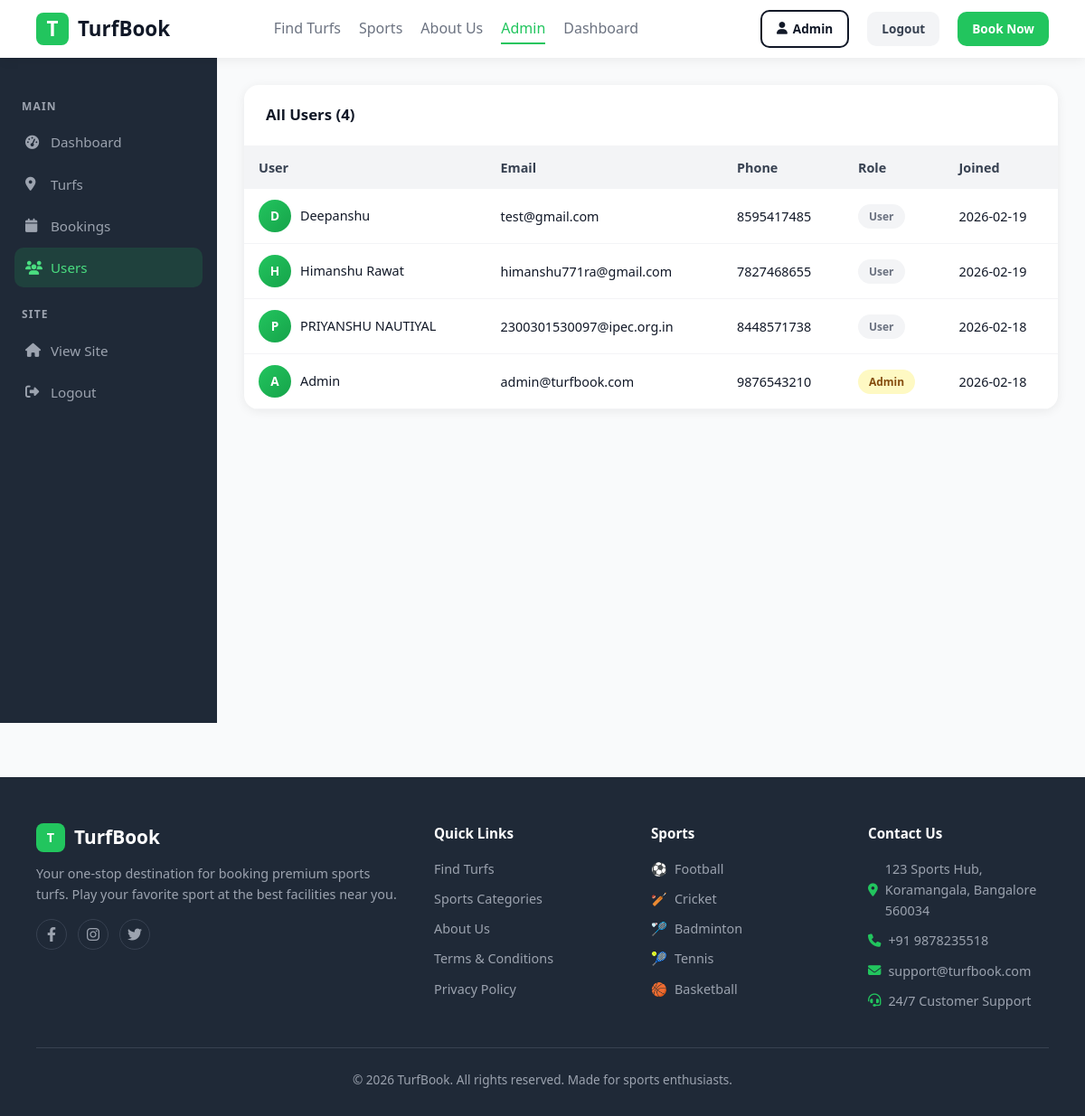
/admin/users (signed in), run on an earlier commit of the app's database.
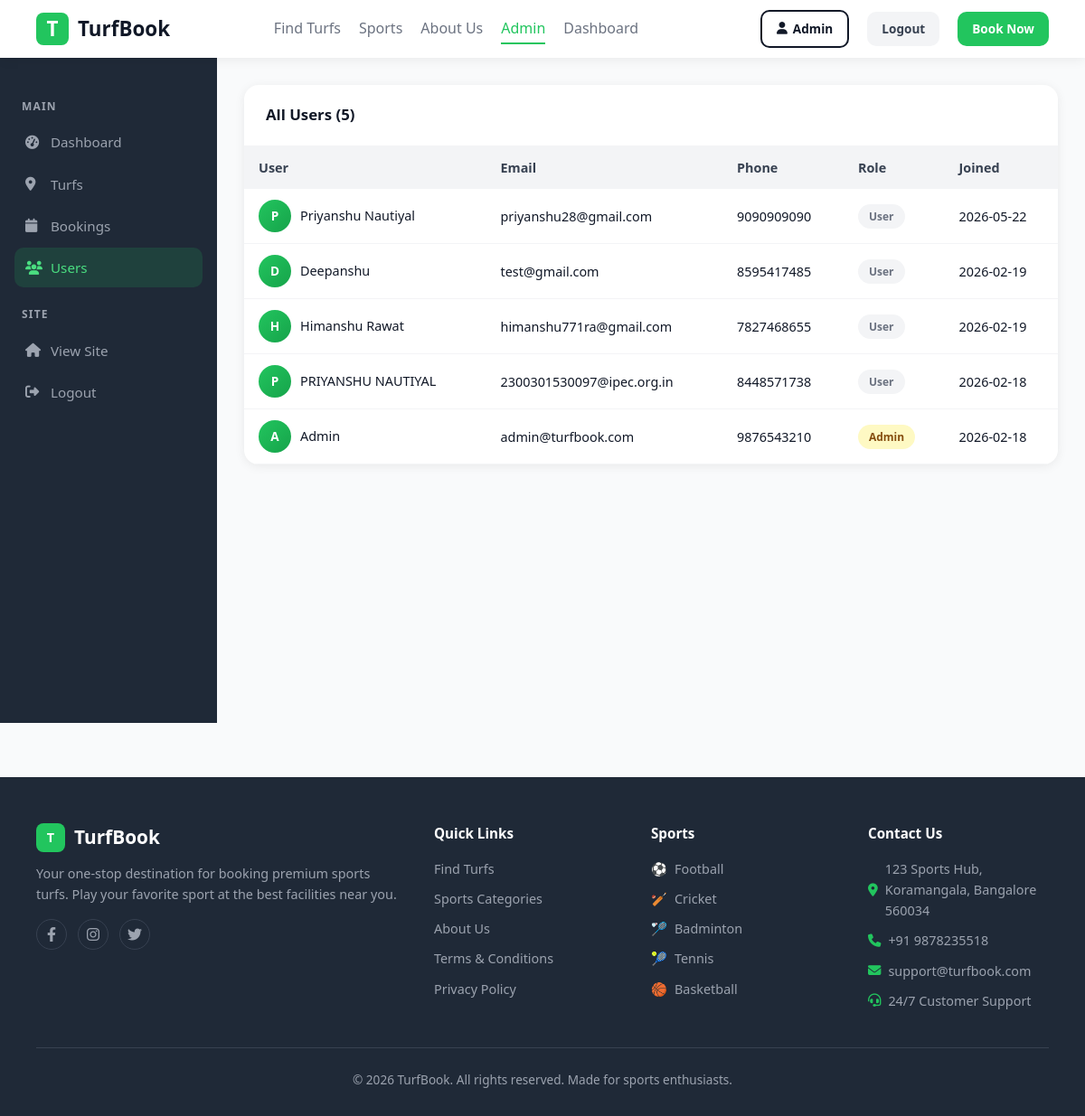
And on a later commit of the database.
### tables this page shows
CREATE TABLE users (
            id INTEGER PRIMARY KEY AUTOINCREMENT,
            name TEXT NOT NULL,
            email TEXT UNIQUE NOT NULL,
            phone TEXT,
            password TEXT NOT NULL,
            role TEXT DEFAULT 'user',
            created_at TEXT DEFAULT CURRENT_TIMESTAMP
        );

### app.py (the view)
@app.route('/admin/users')
@login_required
@admin_required
def admin_users():
    conn = get_db()
    users = conn.execute("SELECT * FROM users ORDER BY id DESC").fetchall()
    conn.close()
    return render_template('admin/users.html', users=users)

### app.py (called while the page is built)
def get_db():
    conn = sqlite3.connect(DB_PATH)
    conn.row_factory = sqlite3.Row
    return conn

def login_required(f):
    @wraps(f)
    def decorated(*args, **kwargs):
        if 'user_id' not in session:
            flash('Please login to continue.', 'warning')
            return redirect(url_for('login'))
        return f(*args, **kwargs)
    return decorated

def admin_required(f):
    @wraps(f)
    def decorated(*args, **kwargs):
        if session.get('role') != 'admin':
            flash('Admin access required.', 'danger')
            return redirect(url_for('index'))
        return f(*args, **kwargs)
    return decorated

### templates/admin/users.html (shortened to what this page needs)
{% extends 'base.html' %}
{% block content %}
<div class="admin-layout">
  <div class="admin-sidebar">
    <div class="admin-nav">
      <h3>Main</h3>
      <a href="/admin"><i class="fa fa-tachometer-alt"></i> Dashboard</a>
      <a href="/admin/turfs"><i class="fa fa-map-marker-alt"></i> Turfs</a>
      <a href="/admin/bookings"><i class="fa fa-calendar"></i> Bookings</a>
      <a href="/admin/users" class="active"><i class="fa fa-users"></i> Users</a>
      <h3>Site</h3>
      <a href="/"><i class="fa fa-home"></i> View Site</a>
      <a href="/logout"><i class="fa fa-sign-out-alt"></i> Logout</a>
    </div>
  </div>
  <div class="admin-content">
    <div class="table-card">
      <div class="table-card-header">
        <h3>All Users ({{ users|length }})</h3>
      </div>
      <table>
        <thead>
          <tr><th>User</th><th>Email</th><th>Phone</th><th>Role</th><th>Joined</th></tr>
        </thead>
        <tbody>
          {% for u in users %}
          <tr>
            <td style="display:flex; align-items:center; gap:10px;">
              <div class="avatar-sm">{{ u.name[0].upper() }}</div>
              {{ u.name }}
            </td>
            <td>{{ u.email }}</td>
            <td>{{ u.phone or '—' }}</td>
            <td><span class="badge {{ 'badge-yellow' if u.role == 'admin' else 'badge-gray' }}">{{ u.role.title() }}</span></td>
            <td>{{ u.created_at[:10] }}</td>
          </tr>
          {% endfor %}
        </tbody>
      </table>
    </div>
  </div>
</div>
{% endblock %}

### templates/base.html (shortened to what this page needs)
<!DOCTYPE html>
<html lang="en">
<head>
  <link href="https://cdnjs.cloudflare.com/ajax/libs/font-awesome/6.4.0/css/all.min.css" rel="stylesheet">
  <link href="{{ url_for('static', filename='css/style.css') }}" rel="stylesheet">
</head>
<body>
<nav>
  <a href="/" class="nav-logo">
    <div class="logo-icon">T</div>
    TurfBook
  </a>
  <a href="/find-turfs" {% if request.path == '/find-turfs' %}class="active"{% endif %}>Find Turfs</a>
  <a href="/sports">Sports</a>
  <a href="{{ url_for('about_us') }}">About Us</a>
  {% if session.get('role') == 'admin' %}
  <a href="/admin" {% if '/admin' in request.path %}class="active"{% endif %}>Admin</a>
  {% endif %}
  {% if session.get('user_id') %}
  <a href="/dashboard" {% if request.path == '/dashboard' %}class="active"{% endif %}>Dashboard</a>
  {% endif %}
  {% if session.get('user_id') %}
    <a href="/profile" class="btn btn-outline btn-sm">
      <i class="fa fa-user"></i> {{ session.get('user_name', '').split()[0] }}
    </a>
    <a href="/logout" class="btn btn-sm" style="background:#f3f4f6; color:#374151;">Logout</a>
  {% else %}
    <a href="/login" class="btn btn-outline btn-sm">Login</a>
    <a href="/register" class="btn btn-outline btn-sm">Register</a>
  {% endif %}
  <a href="/find-turfs" class="btn btn-green btn-sm">Book Now</a>
</nav>
{% block content %}{% endblock %}
<footer>
  <div class="footer-grid">
    <div class="footer-brand">
      <div class="logo"><div class="logo-icon">T</div> TurfBook</div>
      <p style="font-size:0.9rem;line-height:1.6;">Your one-stop destination for booking premium sports turfs. Play your favorite sport at the best facilities near you.</p>
      <div class="social-links">
        <a href="#"><i class="fab fa-facebook-f"></i></a>
        <a href="#"><i class="fab fa-instagram"></i></a>
        <a href="#"><i class="fab fa-twitter"></i></a>
      </div>
    </div>
    <div>
      <h4>Quick Links</h4>
      <ul>
        <li><a href="/find-turfs">Find Turfs</a></li>
        <li><a href="#">Sports Categories</a></li>
        <li><a href="#">About Us</a></li>
        <li><a href="#">Terms & Conditions</a></li>
        <li><a href="#">Privacy Policy</a></li>
      </ul>
    </div>
    <div>
      <h4>Sports</h4>
      <ul>
        <li>⚽ <a href="/find-turfs?sport=Football">Football</a></li>
        <li>🏏 <a href="/find-turfs?sport=Cricket">Cricket</a></li>
        <li>🏸 <a href="/find-turfs?sport=Badminton">Badminton</a></li>
        <li>🎾 <a href="/find-turfs?sport=Tennis">Tennis</a></li>
        <li>🏀 <a href="/find-turfs?sport=Basketball">Basketball</a></li>
      </ul>
    </div>
    <div>
      <h4>Contact Us</h4>
      <ul>
        <li><i class="fa fa-map-marker-alt" style="color:var(--green)"></i> 123 Sports Hub, Koramangala, Bangalore 560034</li>
        <li><i class="fa fa-phone" style="color:var(--green)"></i> +91 9878235518</li>
        <li><i class="fa fa-envelope" style="color:var(--green)"></i> support@turfbook.com</li>
        <li><i class="fa fa-headset" style="color:var(--green)"></i> 24/7 Customer Support</li>
      </ul>
    </div>
  </div>
  <div class="footer-bottom">
    <p>© 2026 TurfBook. All rights reserved. Made  for sports enthusiasts.</p>
  </div>
</footer>
</body>
</html>

### static/css/style.css (style rules this page uses)
:root { --green: #22c55e; --green-dark: #16a34a; --yellow: #f59e0b; --dark: #111827; --gray: #6b7280; --light: #f9fafb; --white: #fff; --red: #ef4444; --blue: #3b82f6; --border-radius: 10px; --shadow-sm: 0 2px 12px rgba(0,0,0,0.07); --shadow-md: 0 4px 20px rgba(0,0,0,0.08); --shadow-lg: 0 8px 30px rgba(0,0,0,0.12); --transition: all 0.3s ease; }
* { box-sizing: border-box; margin: 0; padding: 0; }
html, body { width: 100%; height: 100%; }
body { font-family: 'Segoe UI', Tahoma, Geneva, Verdana, sans-serif; color: var(--dark); background: var(--light); line-height: 1.6; }
a { text-decoration: none; color: inherit; transition: var(--transition); }
nav { background: var(--white); box-shadow: var(--shadow-sm); padding: 0 40px; display: flex; align-items: center; gap: 20px; position: sticky; top: 0; z-index: 1000; height: 64px; }
.nav-logo { display: flex; align-items: center; gap: 10px; font-size: 1.4rem; font-weight: 700; color: var(--dark); margin-right: auto; }
.nav-logo .logo-icon { background: var(--green); color: white; width: 36px; height: 36px; border-radius: 8px; display: flex; align-items: center; justify-content: center; font-weight: 900; }
nav a { color: var(--gray); font-weight: 500; transition: color 0.2s; padding: 4px 0; }
nav a:hover, nav a.active { color: var(--dark); }
nav a.active { color: var(--green); border-bottom: 2px solid var(--green); padding-bottom: 2px; }
.btn { padding: 11px 22px; border-radius: var(--border-radius); font-weight: 600; cursor: pointer; border: none; transition: var(--transition); font-size: 0.95rem; display: inline-flex; align-items: center; gap: 6px; white-space: nowrap; }
.btn-green { background: var(--green); color: white; }
.btn-outline { border: 2px solid var(--dark); color: var(--dark); background: transparent; }
.btn-sm { padding: 8px 16px; font-size: 0.85rem; }
footer { background: #1f2937; color: #9ca3af; padding: 50px 40px 30px; margin-top: 60px; }
.footer-grid { display: grid; grid-template-columns: 2fr 1fr 1fr 1fr; gap: 40px; margin-bottom: 40px; }
.footer-brand .logo { display: flex; align-items: center; gap: 10px; color: white; font-size: 1.3rem; font-weight: 700; margin-bottom: 12px; }
.footer-brand .logo .logo-icon { background: var(--green); color: white; width: 32px; height: 32px; border-radius: 8px; display: flex; align-items: center; justify-content: center; font-weight: 900; font-size: 0.9rem; }
footer h4 { color: white; margin-bottom: 16px; font-size: 0.95rem; font-weight: 600; }
footer ul { list-style: none; display: flex; flex-direction: column; gap: 10px; }
footer li a { color: #9ca3af; font-size: 0.9rem; transition: color 0.2s; }
footer li { display: flex; align-items: center; gap: 8px; font-size: 0.9rem; }
.footer-bottom { border-top: 1px solid #374151; padding-top: 24px; text-align: center; font-size: 0.85rem; }
.social-links { display: flex; gap: 12px; margin-top: 16px; }
.social-links a { color: #9ca3af; width: 34px; height: 34px; border-radius: 50%; border: 1px solid #374151; display: flex; align-items: center; justify-content: center; transition: var(--transition); }
.badge { padding: 4px 12px; border-radius: 20px; font-size: 0.75rem; font-weight: 700; display: inline-block; }
.badge-yellow { background: #fef9c3; color: #854d0e; }
.badge-gray { background: #f3f4f6; color: var(--gray); }

### templates/base.html (style rules this page uses)
:root { --green: #22c55e; --green-dark: #16a34a; --yellow: #f59e0b; --dark: #111827; --gray: #6b7280; --light: #f9fafb; --white: #fff; --red: #ef4444; --blue: #3b82f6; }

What changed in the data, as far as the page shows it:
added users: name "P", name "Priyanshu Nautiyal", email "priyanshu28@gmail.com", phone "9090909090", role "User", created_at "2026-05-22"
Also different on the page:
{{ users|length }}: "4" → "5"
